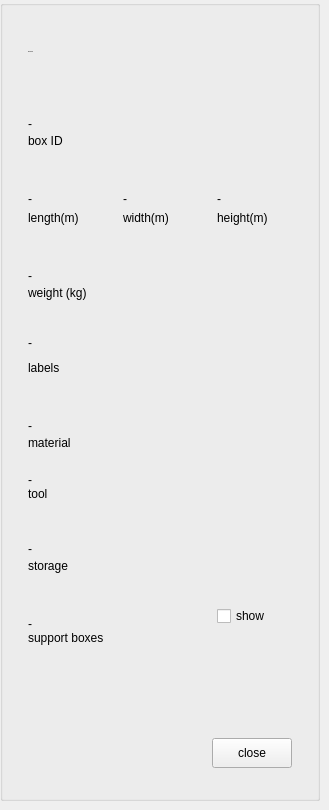
          <widget class="QWidget" name="box">
           <widget class="QGroupBox" name="boxinfo_grp">
            <property name="geometry">
             <rect>
              <x>0</x>
              <y>0</y>
              <width>320</width>
              <height>801</height>
             </rect>
            </property>
            <property name="sizePolicy">
             <sizepolicy hsizetype="Fixed" vsizetype="Expanding">
              <horstretch>0</horstretch>
              <verstretch>0</verstretch>
             </sizepolicy>
            </property>
            <property name="minimumSize">
             <size>
              <width>300</width>
              <height>0</height>
             </size>
            </property>
            <property name="maximumSize">
             <size>
              <width>320</width>
              <height>16777215</height>
             </size>
            </property>
            <property name="title">
             <string/>
            </property>
            <property name="class" stdset="0">
             <string>info_grp</string>
            </property>
            <layout class="QVBoxLayout" name="verticalLayout_2">
             <property name="spacing">
              <number>0</number>
             </property>
             <property name="margin">
              <number>25</number>
             </property>
             <item>
              <layout class="QHBoxLayout" name="horizontalLayout_2">
               <item>
                <widget class="QLabel" name="group_title_3">
                 <property name="sizePolicy">
                  <sizepolicy hsizetype="Preferred" vsizetype="Fixed">
                   <horstretch>0</horstretch>
                   <verstretch>0</verstretch>
                  </sizepolicy>
                 </property>
                 <property name="minimumSize">
                  <size>
                   <width>0</width>
                   <height>40</height>
                  </size>
                 </property>
                 <property name="font">
                  <font>
                   <family>AvenirNext LT Pro Regular</family>
                   <pointsize>-1</pointsize>
                  </font>
                 </property>
                 <property name="text">
                  <string>Box Details</string>
                 </property>
                 <property name="indent">
                  <number>0</number>
                 </property>
                 <property name="class" stdset="0">
                  <string>textTitle</string>
                 </property>
                </widget>
               </item>
              </layout>
             </item>
             <item>
              <spacer name="VS_9">
               <property name="orientation">
                <enum>Qt::Vertical</enum>
               </property>
               <property name="sizeType">
                <enum>QSizePolicy::Fixed</enum>
               </property>
               <property name="sizeHint" stdset="0">
                <size>
                 <width>20</width>
                 <height>30</height>
                </size>
               </property>
              </spacer>
             </item>
             <item>
              <widget class="QLabel" name="boxID_value">
               <property name="sizePolicy">
                <sizepolicy hsizetype="Preferred" vsizetype="Fixed">
                 <horstretch>0</horstretch>
                 <verstretch>0</verstretch>
                </sizepolicy>
               </property>
               <property name="minimumSize">
                <size>
                 <width>0</width>
                 <height>30</height>
                </size>
               </property>
               <property name="text">
                <string>-</string>
               </property>
               <property name="alignment">
                <set>Qt::AlignBottom|Qt::AlignLeading|Qt::AlignLeft</set>
               </property>
               <property name="wordWrap">
                <bool>false</bool>
               </property>
               <property name="indent">
                <number>0</number>
               </property>
               <property name="class" stdset="0">
                <string>textValue</string>
               </property>
              </widget>
             </item>
             <item>
              <widget class="QLabel" name="boxID_label">
               <property name="sizePolicy">
                <sizepolicy hsizetype="Preferred" vsizetype="Fixed">
                 <horstretch>0</horstretch>
                 <verstretch>0</verstretch>
                </sizepolicy>
               </property>
               <property name="minimumSize">
                <size>
                 <width>0</width>
                 <height>20</height>
                </size>
               </property>
               <property name="text">
                <string>box ID</string>
               </property>
               <property name="wordWrap">
                <bool>true</bool>
               </property>
               <property name="class" stdset="0">
                <string>textLabel</string>
               </property>
              </widget>
             </item>
             <item>
              <spacer name="VS_10">
               <property name="orientation">
                <enum>Qt::Vertical</enum>
               </property>
               <property name="sizeType">
                <enum>QSizePolicy::Fixed</enum>
               </property>
               <property name="sizeHint" stdset="0">
                <size>
                 <width>20</width>
                 <height>25</height>
                </size>
               </property>
              </spacer>
             </item>
             <item>
              <layout class="QGridLayout" name="gridLayout_3">
               <property name="sizeConstraint">
                <enum>QLayout::SetMinAndMaxSize</enum>
               </property>
               <property name="horizontalSpacing">
                <number>0</number>
               </property>
               <property name="verticalSpacing">
                <number>2</number>
               </property>
               <item row="1" column="2" alignment="Qt::AlignLeft">
                <widget class="QLabel" name="width_label">
                 <property name="sizePolicy">
                  <sizepolicy hsizetype="Preferred" vsizetype="Fixed">
                   <horstretch>0</horstretch>
                   <verstretch>0</verstretch>
                  </sizepolicy>
                 </property>
                 <property name="minimumSize">
                  <size>
                   <width>60</width>
                   <height>20</height>
                  </size>
                 </property>
                 <property name="text">
                  <string>width(m)</string>
                 </property>
                 <property name="class" stdset="0">
                  <string>textLabel</string>
                 </property>
                </widget>
               </item>
               <item row="0" column="2">
                <widget class="QLabel" name="width_value">
                 <property name="sizePolicy">
                  <sizepolicy hsizetype="Preferred" vsizetype="Fixed">
                   <horstretch>0</horstretch>
                   <verstretch>0</verstretch>
                  </sizepolicy>
                 </property>
                 <property name="minimumSize">
                  <size>
                   <width>60</width>
                   <height>30</height>
                  </size>
                 </property>
                 <property name="text">
                  <string>-</string>
                 </property>
                 <property name="alignment">
                  <set>Qt::AlignBottom|Qt::AlignLeading|Qt::AlignLeft</set>
                 </property>
                 <property name="wordWrap">
                  <bool>true</bool>
                 </property>
                 <property name="indent">
                  <number>0</number>
                 </property>
                 <property name="class" stdset="0">
                  <string>textValue</string>
                 </property>
                </widget>
               </item>
               <item row="0" column="4">
                <widget class="QLabel" name="height_value">
                 <property name="sizePolicy">
                  <sizepolicy hsizetype="Preferred" vsizetype="Fixed">
                   <horstretch>0</horstretch>
                   <verstretch>0</verstretch>
                  </sizepolicy>
                 </property>
                 <property name="minimumSize">
                  <size>
                   <width>60</width>
                   <height>30</height>
                  </size>
                 </property>
                 <property name="text">
                  <string>-</string>
                 </property>
                 <property name="alignment">
                  <set>Qt::AlignBottom|Qt::AlignLeading|Qt::AlignLeft</set>
                 </property>
                 <property name="wordWrap">
                  <bool>true</bool>
                 </property>
                 <property name="indent">
                  <number>0</number>
                 </property>
                 <property name="class" stdset="0">
                  <string>textValue</string>
                 </property>
                </widget>
               </item>
               <item row="0" column="0">
                <widget class="QLabel" name="length_value">
                 <property name="sizePolicy">
                  <sizepolicy hsizetype="Preferred" vsizetype="Fixed">
                   <horstretch>0</horstretch>
                   <verstretch>0</verstretch>
                  </sizepolicy>
                 </property>
                 <property name="minimumSize">
                  <size>
                   <width>60</width>
                   <height>30</height>
                  </size>
                 </property>
                 <property name="text">
                  <string>-</string>
                 </property>
                 <property name="alignment">
                  <set>Qt::AlignBottom|Qt::AlignLeading|Qt::AlignLeft</set>
                 </property>
                 <property name="wordWrap">
                  <bool>true</bool>
                 </property>
                 <property name="indent">
                  <number>0</number>
                 </property>
                 <property name="class" stdset="0">
                  <string>textValue</string>
                 </property>
                </widget>
               </item>
               <item row="1" column="4" alignment="Qt::AlignLeft">
                <widget class="QLabel" name="height_label">
                 <property name="sizePolicy">
                  <sizepolicy hsizetype="Preferred" vsizetype="Fixed">
                   <horstretch>0</horstretch>
                   <verstretch>0</verstretch>
                  </sizepolicy>
                 </property>
                 <property name="minimumSize">
                  <size>
                   <width>60</width>
                   <height>20</height>
                  </size>
                 </property>
                 <property name="text">
                  <string>height(m)</string>
                 </property>
                 <property name="class" stdset="0">
                  <string>textLabel</string>
                 </property>
                </widget>
               </item>
               <item row="1" column="0">
                <widget class="QLabel" name="length_label">
                 <property name="sizePolicy">
                  <sizepolicy hsizetype="Preferred" vsizetype="Fixed">
                   <horstretch>0</horstretch>
                   <verstretch>0</verstretch>
                  </sizepolicy>
                 </property>
                 <property name="minimumSize">
                  <size>
                   <width>60</width>
                   <height>20</height>
                  </size>
                 </property>
                 <property name="maximumSize">
                  <size>
                   <width>90</width>
                   <height>16777215</height>
                  </size>
                 </property>
                 <property name="text">
                  <string>length(m)</string>
                 </property>
                 <property name="class" stdset="0">
                  <string>textLabel</string>
                 </property>
                </widget>
               </item>
               <item row="0" column="1">
                <spacer name="horizontalSpacer_17">
                 <property name="orientation">
                  <enum>Qt::Horizontal</enum>
                 </property>
                 <property name="sizeType">
                  <enum>QSizePolicy::Fixed</enum>
                 </property>
                 <property name="sizeHint" stdset="0">
                  <size>
                   <width>20</width>
                   <height>20</height>
                  </size>
                 </property>
                </spacer>
               </item>
               <item row="0" column="3">
                <spacer name="horizontalSpacer_18">
                 <property name="orientation">
                  <enum>Qt::Horizontal</enum>
                 </property>
                 <property name="sizeType">
                  <enum>QSizePolicy::Fixed</enum>
                 </property>
                 <property name="sizeHint" stdset="0">
                  <size>
                   <width>20</width>
                   <height>20</height>
                  </size>
                 </property>
                </spacer>
               </item>
              </layout>
             </item>
             <item>
              <spacer name="VS_11">
               <property name="orientation">
                <enum>Qt::Vertical</enum>
               </property>
               <property name="sizeType">
                <enum>QSizePolicy::Fixed</enum>
               </property>
               <property name="sizeHint" stdset="0">
                <size>
                 <width>20</width>
                 <height>25</height>
                </size>
               </property>
              </spacer>
             </item>
             <item>
              <widget class="QLabel" name="boxweight_value">
               <property name="sizePolicy">
                <sizepolicy hsizetype="Preferred" vsizetype="Fixed">
                 <horstretch>0</horstretch>
                 <verstretch>0</verstretch>
                </sizepolicy>
               </property>
               <property name="minimumSize">
                <size>
                 <width>0</width>
                 <height>30</height>
                </size>
               </property>
               <property name="text">
                <string>-</string>
               </property>
               <property name="alignment">
                <set>Qt::AlignBottom|Qt::AlignLeading|Qt::AlignLeft</set>
               </property>
               <property name="wordWrap">
                <bool>true</bool>
               </property>
               <property name="indent">
                <number>0</number>
               </property>
               <property name="class" stdset="0">
                <string>textValue</string>
               </property>
              </widget>
             </item>
             <item>
              <widget class="QLabel" name="boxweight_label">
               <property name="sizePolicy">
                <sizepolicy hsizetype="Preferred" vsizetype="Fixed">
                 <horstretch>0</horstretch>
                 <verstretch>0</verstretch>
                </sizepolicy>
               </property>
               <property name="minimumSize">
                <size>
                 <width>0</width>
                 <height>20</height>
                </size>
               </property>
               <property name="text">
                <string>weight (kg)</string>
               </property>
               <property name="class" stdset="0">
                <string>textLabel</string>
               </property>
              </widget>
             </item>
             <item>
              <spacer name="VS_13">
               <property name="orientation">
                <enum>Qt::Vertical</enum>
               </property>
               <property name="sizeType">
                <enum>QSizePolicy::Fixed</enum>
               </property>
               <property name="sizeHint" stdset="0">
                <size>
                 <width>20</width>
                 <height>25</height>
                </size>
               </property>
              </spacer>
             </item>
             <item>
              <layout class="QHBoxLayout" name="horizontalLayout_4">
               <property name="spacing">
                <number>5</number>
               </property>
               <item>
                <widget class="QLabel" name="label_1">
                 <property name="sizePolicy">
                  <sizepolicy hsizetype="Preferred" vsizetype="Minimum">
                   <horstretch>0</horstretch>
                   <verstretch>0</verstretch>
                  </sizepolicy>
                 </property>
                 <property name="minimumSize">
                  <size>
                   <width>50</width>
                   <height>30</height>
                  </size>
                 </property>
                 <property name="text">
                  <string>-</string>
                 </property>
                 <property name="alignment">
                  <set>Qt::AlignLeading|Qt::AlignLeft|Qt::AlignVCenter</set>
                 </property>
                 <property name="wordWrap">
                  <bool>true</bool>
                 </property>
                 <property name="indent">
                  <number>0</number>
                 </property>
                 <property name="class" stdset="0">
                  <string>textValue</string>
                 </property>
                </widget>
               </item>
              </layout>
             </item>
             <item>
              <widget class="QLabel" name="tags_label">
               <property name="sizePolicy">
                <sizepolicy hsizetype="Preferred" vsizetype="Fixed">
                 <horstretch>0</horstretch>
                 <verstretch>0</verstretch>
                </sizepolicy>
               </property>
               <property name="minimumSize">
                <size>
                 <width>0</width>
                 <height>20</height>
                </size>
               </property>
               <property name="text">
                <string>labels</string>
               </property>
               <property name="class" stdset="0">
                <string>textLabel</string>
               </property>
              </widget>
             </item>
             <item>
              <spacer name="VS_12">
               <property name="orientation">
                <enum>Qt::Vertical</enum>
               </property>
               <property name="sizeType">
                <enum>QSizePolicy::Fixed</enum>
               </property>
               <property name="sizeHint" stdset="0">
                <size>
                 <width>20</width>
                 <height>25</height>
                </size>
               </property>
              </spacer>
             </item>
             <item>
              <widget class="QLabel" name="material_value">
               <property name="sizePolicy">
                <sizepolicy hsizetype="Preferred" vsizetype="Fixed">
                 <horstretch>0</horstretch>
                 <verstretch>0</verstretch>
                </sizepolicy>
               </property>
               <property name="minimumSize">
                <size>
                 <width>0</width>
                 <height>30</height>
                </size>
               </property>
               <property name="text">
                <string>-</string>
               </property>
               <property name="alignment">
                <set>Qt::AlignBottom|Qt::AlignLeading|Qt::AlignLeft</set>
               </property>
               <property name="wordWrap">
                <bool>true</bool>
               </property>
               <property name="indent">
                <number>0</number>
               </property>
               <property name="class" stdset="0">
                <string>textValue</string>
               </property>
              </widget>
             </item>
             <item>
              <widget class="QLabel" name="material_label">
               <property name="sizePolicy">
                <sizepolicy hsizetype="Preferred" vsizetype="Fixed">
                 <horstretch>0</horstretch>
                 <verstretch>0</verstretch>
                </sizepolicy>
               </property>
               <property name="minimumSize">
                <size>
                 <width>0</width>
                 <height>20</height>
                </size>
               </property>
               <property name="text">
                <string>material</string>
               </property>
               <property name="class" stdset="0">
                <string>textLabel</string>
               </property>
              </widget>
             </item>
             <item>
              <spacer name="verticalSpacer_2">
               <property name="orientation">
                <enum>Qt::Vertical</enum>
               </property>
               <property name="sizeType">
                <enum>QSizePolicy::Fixed</enum>
               </property>
               <property name="sizeHint" stdset="0">
                <size>
                 <width>20</width>
                 <height>20</height>
                </size>
               </property>
              </spacer>
             </item>
             <item>
              <widget class="QLabel" name="tool_value">
               <property name="text">
                <string>-</string>
               </property>
               <property name="class" stdset="0">
                <string>textValue</string>
               </property>
              </widget>
             </item>
             <item>
              <widget class="QLabel" name="tool_label">
               <property name="text">
                <string>tool</string>
               </property>
               <property name="class" stdset="0">
                <string>textLabel</string>
               </property>
              </widget>
             </item>
             <item>
              <spacer name="VS_16">
               <property name="orientation">
                <enum>Qt::Vertical</enum>
               </property>
               <property name="sizeType">
                <enum>QSizePolicy::Fixed</enum>
               </property>
               <property name="sizeHint" stdset="0">
                <size>
                 <width>20</width>
                 <height>25</height>
                </size>
               </property>
              </spacer>
             </item>
             <item>
              <widget class="QLabel" name="storage_value">
               <property name="sizePolicy">
                <sizepolicy hsizetype="Preferred" vsizetype="Fixed">
                 <horstretch>0</horstretch>
                 <verstretch>0</verstretch>
                </sizepolicy>
               </property>
               <property name="minimumSize">
                <size>
                 <width>0</width>
                 <height>30</height>
                </size>
               </property>
               <property name="text">
                <string>-</string>
               </property>
               <property name="alignment">
                <set>Qt::AlignBottom|Qt::AlignLeading|Qt::AlignLeft</set>
               </property>
               <property name="wordWrap">
                <bool>true</bool>
               </property>
               <property name="indent">
                <number>0</number>
               </property>
               <property name="class" stdset="0">
                <string>textValue</string>
               </property>
              </widget>
             </item>
             <item>
              <widget class="QLabel" name="storage_label">
               <property name="sizePolicy">
                <sizepolicy hsizetype="Preferred" vsizetype="Fixed">
                 <horstretch>0</horstretch>
                 <verstretch>0</verstretch>
                </sizepolicy>
               </property>
               <property name="minimumSize">
                <size>
                 <width>0</width>
                 <height>20</height>
                </size>
               </property>
               <property name="text">
                <string>storage</string>
               </property>
               <property name="class" stdset="0">
                <string>textLabel</string>
               </property>
              </widget>
             </item>
             <item>
              <spacer name="VS_14">
               <property name="orientation">
                <enum>Qt::Vertical</enum>
               </property>
               <property name="sizeType">
                <enum>QSizePolicy::Fixed</enum>
               </property>
               <property name="sizeHint" stdset="0">
                <size>
                 <width>20</width>
                 <height>25</height>
                </size>
               </property>
              </spacer>
             </item>
             <item>
              <layout class="QHBoxLayout" name="horizontalLayout_3">
               <property name="spacing">
                <number>0</number>
               </property>
               <item>
                <widget class="QLabel" name="support_value">
                 <property name="sizePolicy">
                  <sizepolicy hsizetype="Preferred" vsizetype="Fixed">
                   <horstretch>0</horstretch>
                   <verstretch>0</verstretch>
                  </sizepolicy>
                 </property>
                 <property name="minimumSize">
                  <size>
                   <width>0</width>
                   <height>30</height>
                  </size>
                 </property>
                 <property name="text">
                  <string>-</string>
                 </property>
                 <property name="alignment">
                  <set>Qt::AlignBottom|Qt::AlignLeading|Qt::AlignLeft</set>
                 </property>
                 <property name="wordWrap">
                  <bool>true</bool>
                 </property>
                 <property name="indent">
                  <number>0</number>
                 </property>
                 <property name="class" stdset="0">
                  <string>textValue</string>
                 </property>
                </widget>
               </item>
               <item>
                <spacer name="HS_13">
                 <property name="orientation">
                  <enum>Qt::Horizontal</enum>
                 </property>
                 <property name="sizeType">
                  <enum>QSizePolicy::Fixed</enum>
                 </property>
                 <property name="sizeHint" stdset="0">
                  <size>
                   <width>40</width>
                   <height>20</height>
                  </size>
                 </property>
                </spacer>
               </item>
               <item>
                <widget class="QCheckBox" name="checkBox_support">
                 <property name="sizePolicy">
                  <sizepolicy hsizetype="Fixed" vsizetype="Fixed">
                   <horstretch>0</horstretch>
                   <verstretch>0</verstretch>
                  </sizepolicy>
                 </property>
                 <property name="minimumSize">
                  <size>
                   <width>75</width>
                   <height>0</height>
                  </size>
                 </property>
                 <property name="text">
                  <string>show</string>
                 </property>
                </widget>
               </item>
              </layout>
             </item>
             <item>
              <widget class="QLabel" name="support_label">
               <property name="sizePolicy">
                <sizepolicy hsizetype="Preferred" vsizetype="Fixed">
                 <horstretch>0</horstretch>
                 <verstretch>0</verstretch>
                </sizepolicy>
               </property>
               <property name="text">
                <string>support boxes</string>
               </property>
               <property name="class" stdset="0">
                <string>textLabel</string>
               </property>
              </widget>
             </item>
             <item>
              <spacer name="verticalSpacer_5">
               <property name="orientation">
                <enum>Qt::Vertical</enum>
               </property>
               <property name="sizeType">
                <enum>QSizePolicy::Expanding</enum>
               </property>
               <property name="sizeHint" stdset="0">
                <size>
                 <width>20</width>
                 <height>20</height>
                </size>
               </property>
              </spacer>
             </item>
             <item>
              <layout class="QHBoxLayout" name="horizontalLayout_5">
               <item>
                <spacer name="horizontalSpacer_13">
                 <property name="orientation">
                  <enum>Qt::Horizontal</enum>
                 </property>
                 <property name="sizeHint" stdset="0">
                  <size>
                   <width>40</width>
                   <height>20</height>
                  </size>
                 </property>
                </spacer>
               </item>
               <item>
                <widget class="QToolButton" name="closeBtn">
                 <property name="sizePolicy">
                  <sizepolicy hsizetype="Fixed" vsizetype="Fixed">
                   <horstretch>0</horstretch>
                   <verstretch>0</verstretch>
                  </sizepolicy>
                 </property>
                 <property name="minimumSize">
                  <size>
                   <width>80</width>
                   <height>30</height>
                  </size>
                 </property>
                 <property name="maximumSize">
                  <size>
                   <width>80</width>
                   <height>30</height>
                  </size>
                 </property>
                 <property name="text">
                  <string>close</string>
                 </property>
                 <property name="icon">
                  <iconset>
                   <normaloff>:/images/close_en.png</normaloff>:/images/close_en.png</iconset>
                 </property>
                 <property name="iconSize">
                  <size>
                   <width>20</width>
                   <height>20</height>
                  </size>
                 </property>
                 <property name="toolButtonStyle">
                  <enum>Qt::ToolButtonTextBesideIcon</enum>
                 </property>
                 <property name="class" stdset="0">
                  <string>QToolButton3</string>
                 </property>
                </widget>
               </item>
              </layout>
             </item>
             <item>
              <spacer name="verticalSpacer_9">
               <property name="orientation">
                <enum>Qt::Vertical</enum>
               </property>
               <property name="sizeType">
                <enum>QSizePolicy::Fixed</enum>
               </property>
               <property name="sizeHint" stdset="0">
                <size>
                 <width>20</width>
                 <height>5</height>
                </size>
               </property>
              </spacer>
             </item>
            </layout>
           </widget>
          </widget>
